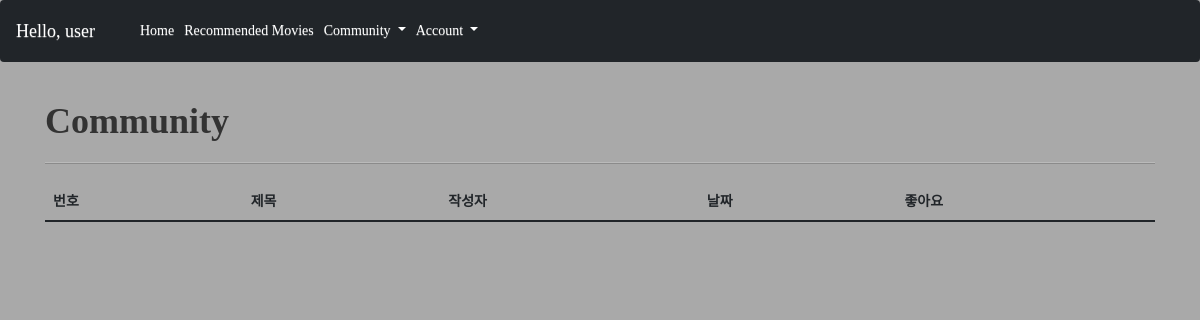
The app's page /community/ (signed in), older data.
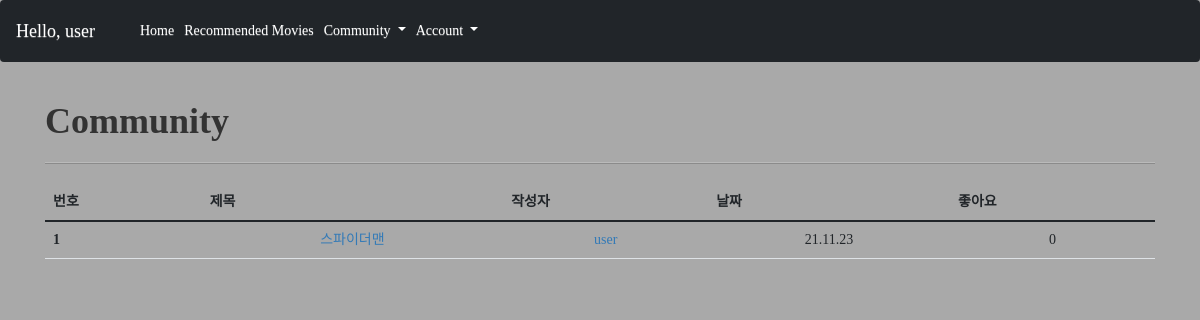
The same page, newer data.
### community/models.py (models this page shows, shortened)
class Review(models.Model):
    title = models.CharField(max_length=100)
    movie = models.ForeignKey(Movie, on_delete=models.CASCADE)
    content = models.TextField()
    created_at = models.DateTimeField(auto_now_add=True)
    updated_at = models.DateTimeField(auto_now=True)
    user = models.ForeignKey(settings.AUTH_USER_MODEL, on_delete=models.CASCADE)
    like_users = models.ManyToManyField(settings.AUTH_USER_MODEL, related_name='like_reviews')

### accounts/models.py (models this page shows)
class User(AbstractUser):
    followings = models.ManyToManyField('self', symmetrical=False, related_name='followers')

### community/views.py (the view)
# urls.py: path('', views.index, name='index'),
@login_required
@require_GET
def index(request):
    reviews = Review.objects.select_related('user').prefetch_related('like_users').order_by('-pk')
    context = {
        'reviews': reviews,
    }
    return render(request, 'community/index.html', context)

### community/templates/community/index.html (shortened to what this page needs)
{% extends 'base.html' %}
{% block content %}
  <h1 class="fw-bold">Community</h1>
  <hr>
  <table class="table">
    <thead>
      <tr class="text-center">
        <th scope="col">번호</th>
        <th scope="col">제목</th>
        <th scope="col">작성자</th>
        <th scope="col">날짜</th>
        <th scope="col">좋아요</th>
      </tr>
    </thead>
    <tbody>
      {% for review in reviews %}
        <tr class="text-center">
          <th scope="row">{{ review.pk }}</th>
          <td><a href="{% url 'community:detail' review.pk %}">{{ review.title }}</a></td>
          <td><a href="{% url 'accounts:profile' review.user.username %}">{{ review.user }}</a></td>
          <td>{{ review.created_at | date:'y.m.d' }}</td>
          <td id="like-cnt">{{ review.like_users.all|length }}</td>
        </tr>
      {% endfor %}
    </tbody>
  </table>
{% endblock %}

Row changes from the older to the newer data that the page shows:
added Review: pk "1", title "스파이더맨", user "user", created_at "21.11.23", like_users.all|length "0"
